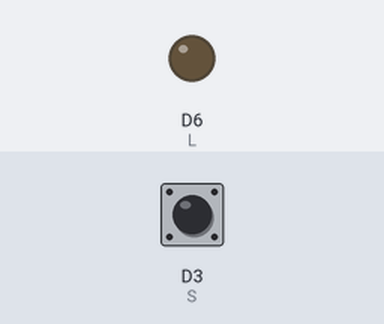
The sketch below on a simulated ESP8266 (NodeMCU). Parts: output pins drawn as LEDs (lit = HIGH). The test bench sets the inputs (shaded band); at power-on: D3 (S) HIGH.

Above: at 1.2 s.
1.3 s: D3 (S) pulled LOW for 0.15 s
At 1.37 s:
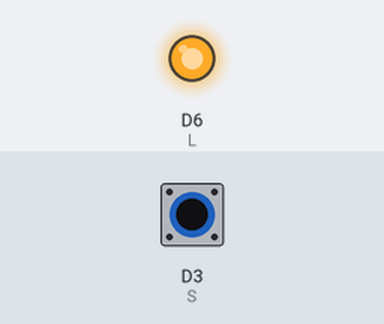
2.9 s: D3 (S) pulled LOW for 3.2 s
At 6.8 s:
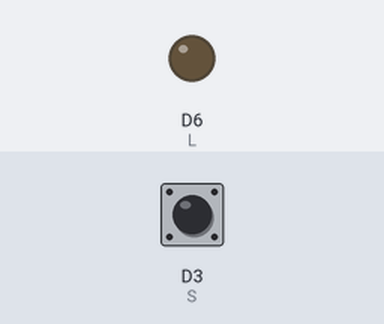
Timing chart, 0 to 8.3 s (numbered marks = the images above; inputs shaded):
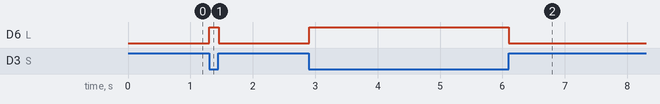

The sketch:

switch_control_of_LED.ino
```cpp
int S = D3;
int L = D6;
int S1;
void setup() {
  pinMode(L,OUTPUT);
  pinMode(S,INPUT_PULLUP);
}
 void loop() {
  S1 = digitalRead(S);
  if ( S1 == LOW) {
    digitalWrite(L,HIGH);
  }
  else {
    digitalWrite(L,LOW);
  }
 }
```

Measured:
- after the input at 1.3 s, D6 (L): LOW → HIGH at once, → LOW 0.15 s later
- after the input at 2.9 s, D6 (L): LOW → HIGH at once, → LOW 3.2 s later
